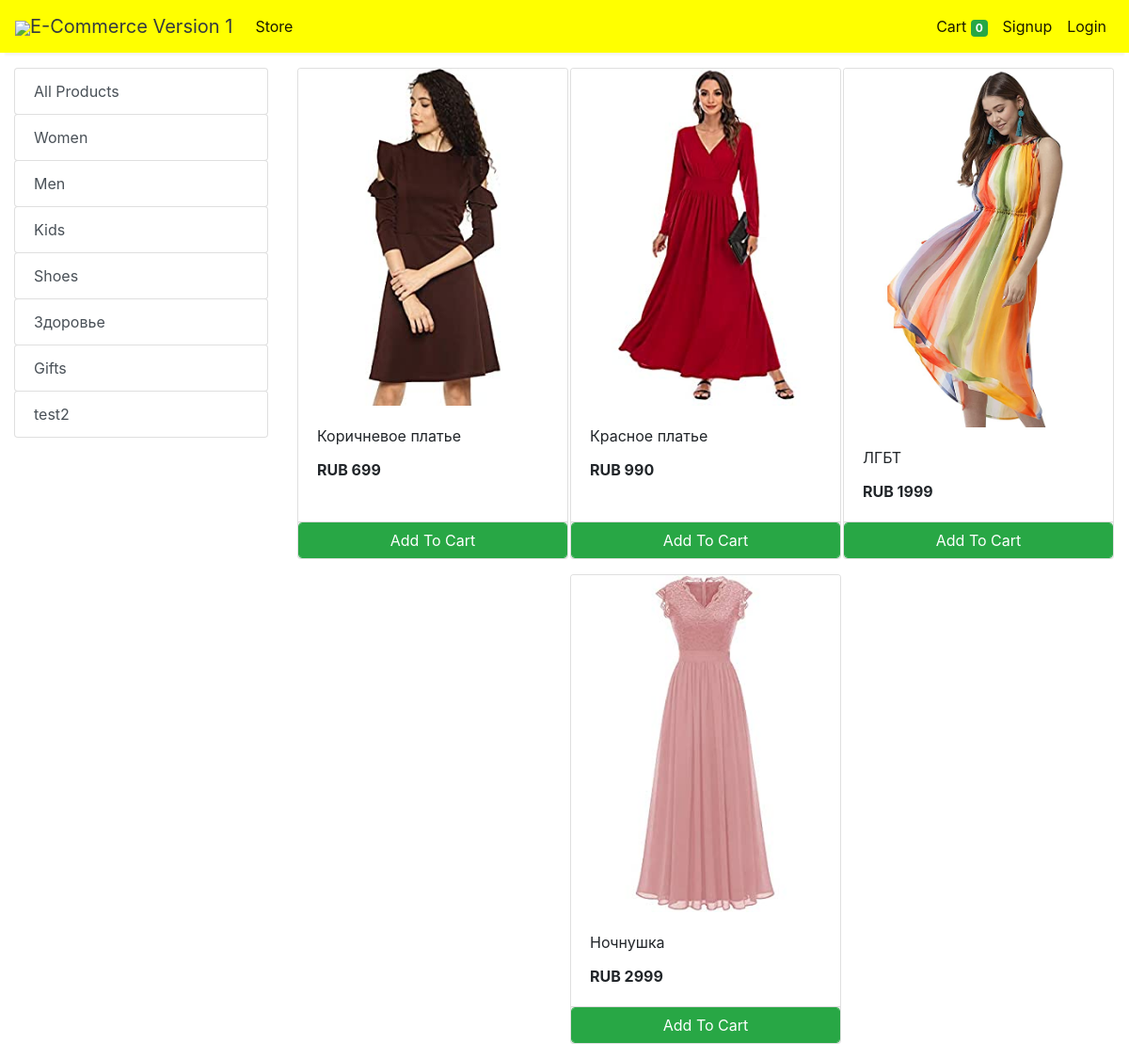
Screenshot of /store?category=22 with the database file from the repository.
### store/models/category.py (models this page shows, shortened)
class Category(models.Model):
    name= models.CharField(max_length=50)
    @staticmethod
    def get_all_categories():
        return Category.objects.all()

### store/models/product.py (models this page shows, shortened)
class Products(models.Model):
    name = models.CharField(max_length=60)
    price= models.IntegerField(default=0)
    category= models.ForeignKey(Category,on_delete=models.CASCADE,default=1 )
    description= models.CharField(max_length=250, default='', blank=True, null= True)
    image= models.ImageField(upload_to='uploads/products/')
    @staticmethod
    def get_all_products_by_categoryid(category_id):
        if category_id:
            return Products.objects.filter (category=category_id)
        else:
            return Products.get_all_products();

### store/views/home.py (the view)
# urls.py: path('' , include('store.urls'))
def store(request):
    cart = request.session.get('cart')
    if not cart:
        request.session['cart'] = {}
    products = None
    categories = Category.get_all_categories()
    categoryID = request.GET.get('category')
    if categoryID:
        products = Products.get_all_products_by_categoryid(categoryID)
    else:
        products = Products.get_all_products();
    data = {}
    data['products'] = products
    data['categories'] = categories
    print('you are : ', request.session.get('email'))
    return render(request, 'index.html', data)

### store/templatetags/cart.py (called while the page is built)
@register.filter (name='is_in_cart')
def is_in_cart(product, cart):
    keys = cart.keys ()
    for id in keys:
        if int (id) == product.id:
            return True
    return False;

### store/templatetags/custom_filter.py (called while the page is built)
@register.filter(name='currency')
def currency(number):
    return "RUB "+str(number)

### store/templates/index.html (shortened to what this page needs)
{% extends 'base.html' %}
{% block content %}
{% load cart %}
{% load custom_filter %}
<div class="container-fluid mt-3">
	<div class="row">
		<div class="col-lg-3 mx-auto">
			<div class="list-group">
				<a href="/" class="list-group-item list-group-item-action btn btn-outline-success">All Products</a>
				{% for category in categories %}
				<a href="/?category={{category.id}}"
					class="list-group-item list-group-item-action btn btn-outline-success ">{{category.name}}</a>
				{% endfor %}
			</div>
		</div>
		<div id='products' class="col-lg-9 mx-auto">
			<div class="row mx-auto">
				{% for product in products %}
				<div class="card mx-auto mb-3" id={{product.id}} style="width: 18rem;">
					<img class="card-img-top" src="{{product.image.url}}" alt="Card image cap">
					<div class="card-body">
						<p class="card-title">{{product.name}}</p>
						<p class="card-text"><b>{{product.price|currency}}</b></p>
					</div>
					<div class="card-footer p-0 no-gutters">
						{% if product|is_in_cart:request.session.cart %}
						<div class="row no-gutters">
							<form action="/#{{product.id}}" class="col-2 " method="post">
								{% csrf_token %}
								<input hidden type="text" name='product' value='{{product.id}}'>
								<input hidden type="text" name='remove' value='True'>
								<input type="submit" value=" - " class="btn btn-block btn-success border-right">
							</form>
							<div class="text-center col btn btn-success">{{product|cart_quantity:request.session.cart}} in Cart</div>
							<form action="/#{{product.id}}" class="col-2 " method="post">
								{% csrf_token %}
								<input hidden type="text" name='product' value='{{product.id}}'>
								<input type="submit" value=" + " class="btn btn-block btn-success border-left">
							</form>
						</div>
						{% else %}
						<form action="/#{{product.id}}" method="POST" class="btn-block">
							<input type="submit" class="float-right btn btn-success form-control"
								value="Add To Cart">
						</form>
						{% endif %}
					</div>
				</div>
				{% endfor %}
			</div>
		</div>
	</div>
</div>
{% endblock %}

### rows the page displays
Category: name "Women"
Category: name "Men"
Category: name "Kids"
Category: name "Shoes"
Category: name "Здоровье"
Category: name "Gifts"
Category: name "test2"
Products: image (picture), name "Коричневое платье", price "RUB 699"
Products: image (picture), name "Красное платье", price "RUB 990"
Products: image (picture), name "ЛГБТ", price "RUB 1999"
Products: image (picture), name "Ночнушка", price "RUB 2999"

### other values shown
{{ request.session.cart.keys|length }} "0"
